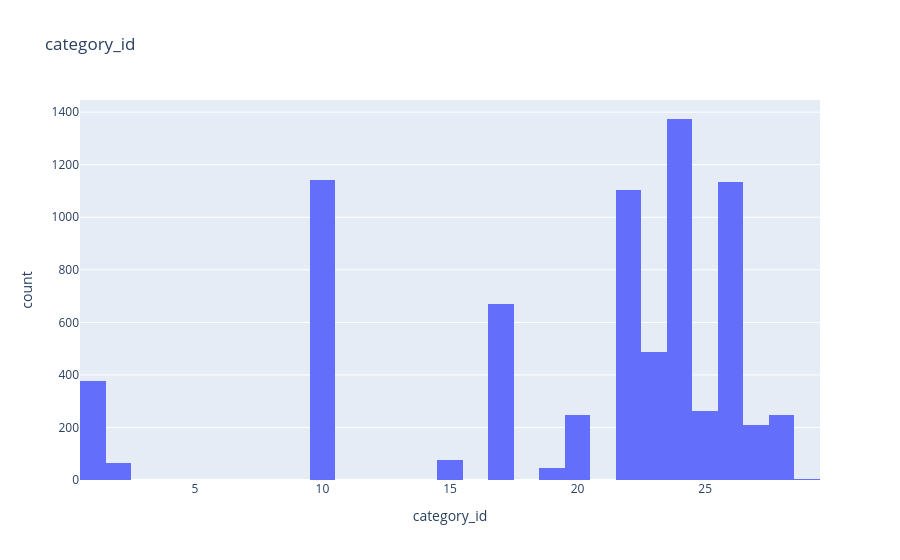
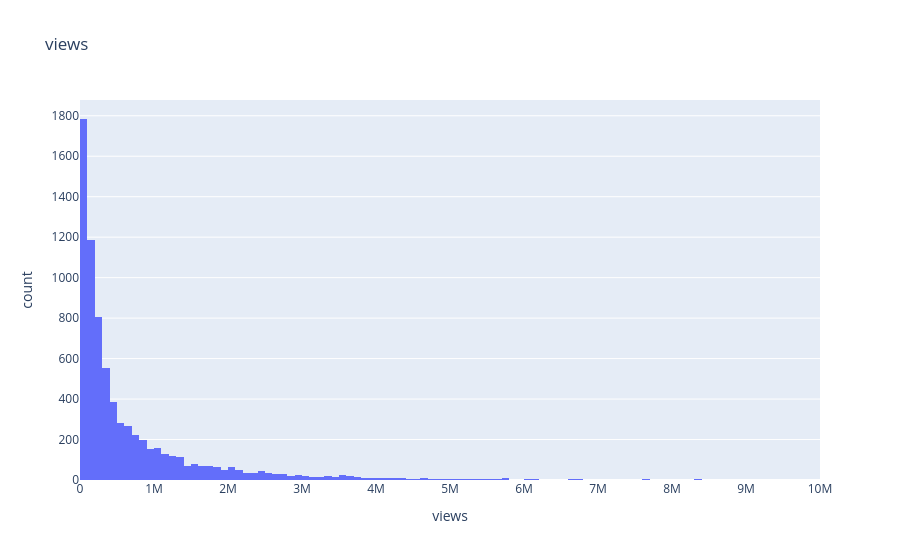
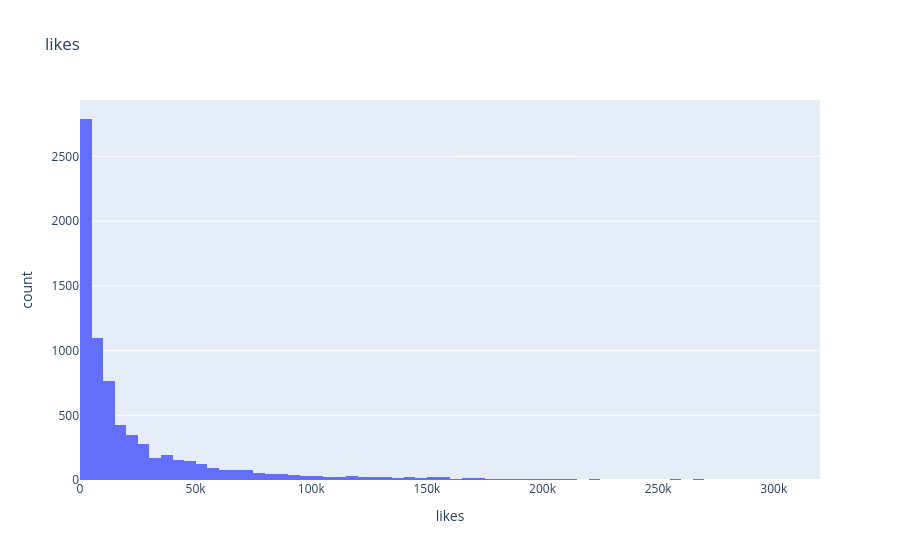
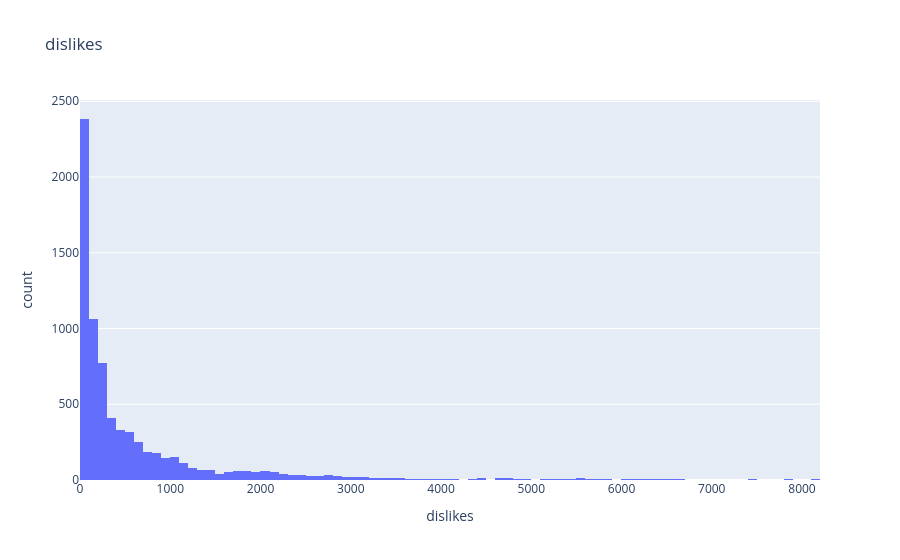

The notebook cell these images were saved under, in order:
### Code cell
#Histograma de variables
for col in varc:
    fig = px.histogram(df.reset_index(), x=col, title=col)
    fig.show()

### Figure 1 — Plotly figure (JSON) as saved in the notebook; plotly's stock layout.template omitted (floating-point values rounded to 4 significant figures; data arrays with more than 128 entries replaced by an {"elided": "..."} marker saying what was removed)
{"data": [{"bingroup": "x", "hovertemplate": "category_id=%{x}<br>count=%{y}<extra></extra>", "legendgroup": "", "marker": {"color": "#636efa", "pattern": {"shape": ""}}, "name": "", "orientation": "v", "showlegend": false, "type": "histogram", "x": {"elided": "7448 int values"}, "xaxis": "x", "yaxis": "y"}], "layout": {"barmode": "relative", "legend": {"tracegroupgap": 0}, "title": {"text": "category_id"}, "xaxis": {"anchor": "y", "domain": [0, 1], "title": {"text": "category_id"}}, "yaxis": {"anchor": "x", "domain": [0, 1], "title": {"text": "count"}}}}

### Figure 2 — Plotly figure (JSON) as saved in the notebook; plotly's stock layout.template omitted (floating-point values rounded to 4 significant figures; data arrays with more than 128 entries replaced by an {"elided": "..."} marker saying what was removed)
{"data": [{"bingroup": "x", "hovertemplate": "views=%{x}<br>count=%{y}<extra></extra>", "legendgroup": "", "marker": {"color": "#636efa", "pattern": {"shape": ""}}, "name": "", "orientation": "v", "showlegend": false, "type": "histogram", "x": {"elided": "7448 int values"}, "xaxis": "x", "yaxis": "y"}], "layout": {"barmode": "relative", "legend": {"tracegroupgap": 0}, "title": {"text": "views"}, "xaxis": {"anchor": "y", "domain": [0, 1], "title": {"text": "views"}}, "yaxis": {"anchor": "x", "domain": [0, 1], "title": {"text": "count"}}}}

### Figure 3 — Plotly figure (JSON) as saved in the notebook; plotly's stock layout.template omitted (floating-point values rounded to 4 significant figures; data arrays with more than 128 entries replaced by an {"elided": "..."} marker saying what was removed)
{"data": [{"bingroup": "x", "hovertemplate": "likes=%{x}<br>count=%{y}<extra></extra>", "legendgroup": "", "marker": {"color": "#636efa", "pattern": {"shape": ""}}, "name": "", "orientation": "v", "showlegend": false, "type": "histogram", "x": {"elided": "7448 int values"}, "xaxis": "x", "yaxis": "y"}], "layout": {"barmode": "relative", "legend": {"tracegroupgap": 0}, "title": {"text": "likes"}, "xaxis": {"anchor": "y", "domain": [0, 1], "title": {"text": "likes"}}, "yaxis": {"anchor": "x", "domain": [0, 1], "title": {"text": "count"}}}}

### Figure 4 — Plotly figure (JSON) as saved in the notebook; plotly's stock layout.template omitted (floating-point values rounded to 4 significant figures; data arrays with more than 128 entries replaced by an {"elided": "..."} marker saying what was removed)
{"data": [{"bingroup": "x", "hovertemplate": "dislikes=%{x}<br>count=%{y}<extra></extra>", "legendgroup": "", "marker": {"color": "#636efa", "pattern": {"shape": ""}}, "name": "", "orientation": "v", "showlegend": false, "type": "histogram", "x": {"elided": "7448 int values"}, "xaxis": "x", "yaxis": "y"}], "layout": {"barmode": "relative", "legend": {"tracegroupgap": 0}, "title": {"text": "dislikes"}, "xaxis": {"anchor": "y", "domain": [0, 1], "title": {"text": "dislikes"}}, "yaxis": {"anchor": "x", "domain": [0, 1], "title": {"text": "count"}}}}
